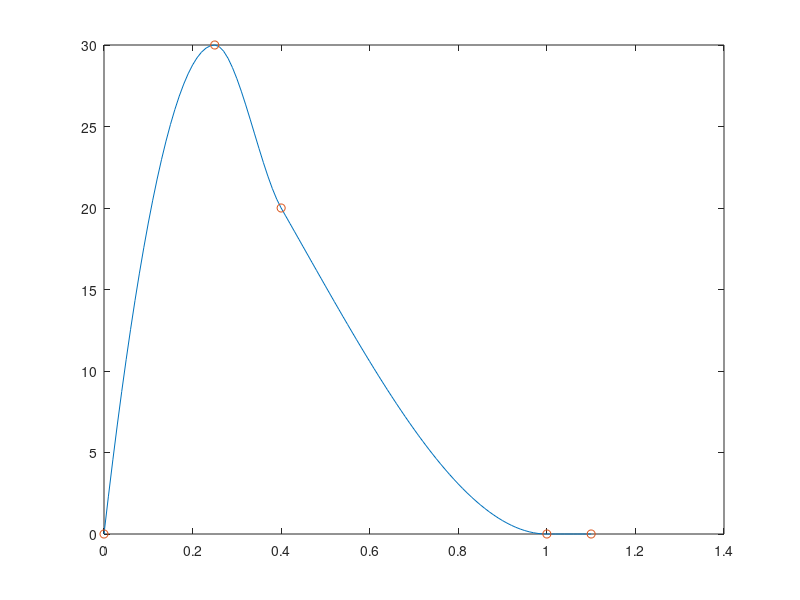

Here is the MATLAB script that generated this plot:
%% Sample for actual pressure waveform
time = [0 0.25 0.4 1 1.1];
y = [0 30 20 0 0];

xx = 0:0.01:time(end);

yy = pchip(time, y, xx);
clf;
plot(xx, yy)
hold on
plot(time, y, 'o')